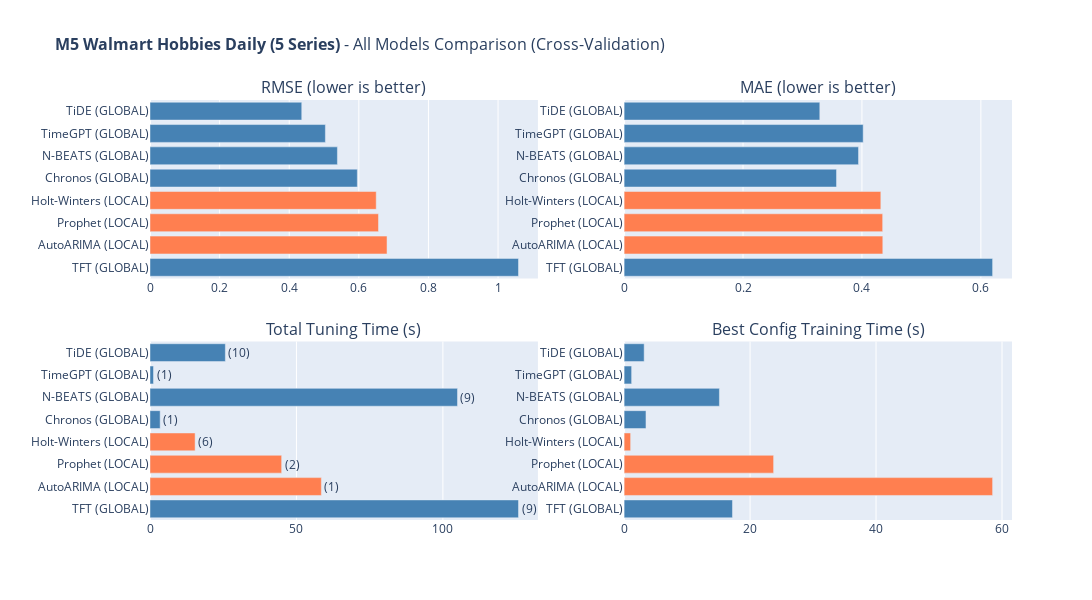

Notebook cell for this chart:
### Code cell
# 11. All Models Comparison (Interactive)
#
# Summary comparison of all models based on cross-validation metrics.

def create_all_models_comparison(results_dataframe, dataset_name):
    """Create interactive bar chart comparison of all models."""
    fig = make_subplots(
        rows=2, cols=2,
        subplot_titles=[
            'RMSE (lower is better)',
            'MAE (lower is better)',
            'Total Tuning Time (s)',
            'Best Config Training Time (s)'
        ],
        vertical_spacing=0.15, horizontal_spacing=0.1
    )
    
    models = results_dataframe['Model'].tolist()
    colors = ['coral' if 'LOCAL' in m else 'steelblue' for m in models]
    
    fig.add_trace(go.Bar(
        y=models, x=results_dataframe['RMSE'], orientation='h',
        marker_color=colors,
        hovertemplate='<b>%{y}</b><br>RMSE: %{x:.4f}<extra></extra>'
    ), row=1, col=1)
    
    fig.add_trace(go.Bar(
        y=models, x=results_dataframe['MAE'], orientation='h',
        marker_color=colors,
        hovertemplate='<b>%{y}</b><br>MAE: %{x:.4f}<extra></extra>'
    ), row=1, col=2)
    
    fig.add_trace(go.Bar(
        y=models, x=results_dataframe['Tuning Time (s)'], orientation='h',
        marker_color=colors,
        text=[f"({c})" for c in results_dataframe['Combinations']],
        textposition='outside',
        hovertemplate='<b>%{y}</b><br>Time: %{x:.2f}s<extra></extra>'
    ), row=2, col=1)
    
    fig.add_trace(go.Bar(
        y=models, x=results_dataframe['Best Config Time (s)'], orientation='h',
        marker_color=colors,
        hovertemplate='<b>%{y}</b><br>Time: %{x:.2f}s<extra></extra>'
    ), row=2, col=2)
    
    fig.update_layout(
        title=dict(text=f'<b>{dataset_name}</b> - All Models Comparison (Cross-Validation)', font=dict(size=16)),
        width=1700, height=600, showlegend=False, margin=dict(l=150)
    )
    
    for i in range(1, 3):
        for j in range(1, 3):
            fig.update_yaxes(autorange='reversed', row=i, col=j)
    return fig

if 'results_df' in dir() and not results_df.empty:
    fig_comparison = create_all_models_comparison(results_df, DATASET_CONFIG['name'])
    fig_comparison.show()

### Figure 1 — Plotly figure (JSON) as saved in the notebook; plotly's stock layout.template omitted (floating-point values rounded to 4 significant figures)
{"data": [{"hovertemplate": "<b>%{y}</b><br>RMSE: %{x:.4f}<extra></extra>", "marker": {"color": ["steelblue", "steelblue", "steelblue", "steelblue", "coral", "coral", "coral", "steelblue"]}, "orientation": "h", "type": "bar", "x": [0.436, 0.5039, 0.5385, 0.5957, 0.6499, 0.6565, 0.681, 1.059], "xaxis": "x", "y": ["TiDE (GLOBAL)", "TimeGPT (GLOBAL)", "N-BEATS (GLOBAL)", "Chronos (GLOBAL)", "Holt-Winters (LOCAL)", "Prophet (LOCAL)", "AutoARIMA (LOCAL)", "TFT (GLOBAL)"], "yaxis": "y"}, {"hovertemplate": "<b>%{y}</b><br>MAE: %{x:.4f}<extra></extra>", "marker": {"color": ["steelblue", "steelblue", "steelblue", "steelblue", "coral", "coral", "coral", "steelblue"]}, "orientation": "h", "type": "bar", "x": [0.3291, 0.4021, 0.3942, 0.3572, 0.4318, 0.4348, 0.4351, 0.6197], "xaxis": "x2", "y": ["TiDE (GLOBAL)", "TimeGPT (GLOBAL)", "N-BEATS (GLOBAL)", "Chronos (GLOBAL)", "Holt-Winters (LOCAL)", "Prophet (LOCAL)", "AutoARIMA (LOCAL)", "TFT (GLOBAL)"], "yaxis": "y2"}, {"hovertemplate": "<b>%{y}</b><br>Time: %{x:.2f}s<extra></extra>", "marker": {"color": ["steelblue", "steelblue", "steelblue", "steelblue", "coral", "coral", "coral", "steelblue"]}, "orientation": "h", "text": ["(10)", "(1)", "(9)", "(1)", "(6)", "(2)", "(1)", "(9)"], "textposition": "outside", "type": "bar", "x": [25.73, 1.195, 105.0, 3.473, 15.4, 44.95, 58.51, 125.8], "xaxis": "x3", "y": ["TiDE (GLOBAL)", "TimeGPT (GLOBAL)", "N-BEATS (GLOBAL)", "Chronos (GLOBAL)", "Holt-Winters (LOCAL)", "Prophet (LOCAL)", "AutoARIMA (LOCAL)", "TFT (GLOBAL)"], "yaxis": "y3"}, {"hovertemplate": "<b>%{y}</b><br>Time: %{x:.2f}s<extra></extra>", "marker": {"color": ["steelblue", "steelblue", "steelblue", "steelblue", "coral", "coral", "coral", "steelblue"]}, "orientation": "h", "type": "bar", "x": [3.187, 1.195, 15.13, 3.473, 1.039, 23.74, 58.51, 17.21], "xaxis": "x4", "y": ["TiDE (GLOBAL)", "TimeGPT (GLOBAL)", "N-BEATS (GLOBAL)", "Chronos (GLOBAL)", "Holt-Winters (LOCAL)", "Prophet (LOCAL)", "AutoARIMA (LOCAL)", "TFT (GLOBAL)"], "yaxis": "y4"}], "layout": {"annotations": [{"font": {"size": 16}, "showarrow": false, "text": "RMSE (lower is better)", "x": 0.225, "xanchor": "center", "xref": "paper", "y": 1, "yanchor": "bottom", "yref": "paper"}, {"font": {"size": 16}, "showarrow": false, "text": "MAE (lower is better)", "x": 0.775, "xanchor": "center", "xref": "paper", "y": 1, "yanchor": "bottom", "yref": "paper"}, {"font": {"size": 16}, "showarrow": false, "text": "Total Tuning Time (s)", "x": 0.225, "xanchor": "center", "xref": "paper", "y": 0.425, "yanchor": "bottom", "yref": "paper"}, {"font": {"size": 16}, "showarrow": false, "text": "Best Config Training Time (s)", "x": 0.775, "xanchor": "center", "xref": "paper", "y": 0.425, "yanchor": "bottom", "yref": "paper"}], "height": 600, "margin": {"l": 150}, "showlegend": false, "title": {"font": {"size": 16}, "text": "<b>M5 Walmart Hobbies Daily (5 Series)</b> - All Models Comparison (Cross-Validation)"}, "width": 1700, "xaxis": {"anchor": "y", "domain": [0, 0.45]}, "xaxis2": {"anchor": "y2", "domain": [0.55, 1]}, "xaxis3": {"anchor": "y3", "domain": [0, 0.45]}, "xaxis4": {"anchor": "y4", "domain": [0.55, 1]}, "yaxis": {"anchor": "x", "autorange": "reversed", "domain": [0.575, 1]}, "yaxis2": {"anchor": "x2", "autorange": "reversed", "domain": [0.575, 1]}, "yaxis3": {"anchor": "x3", "autorange": "reversed", "domain": [0, 0.425]}, "yaxis4": {"anchor": "x4", "autorange": "reversed", "domain": [0, 0.425]}}}
